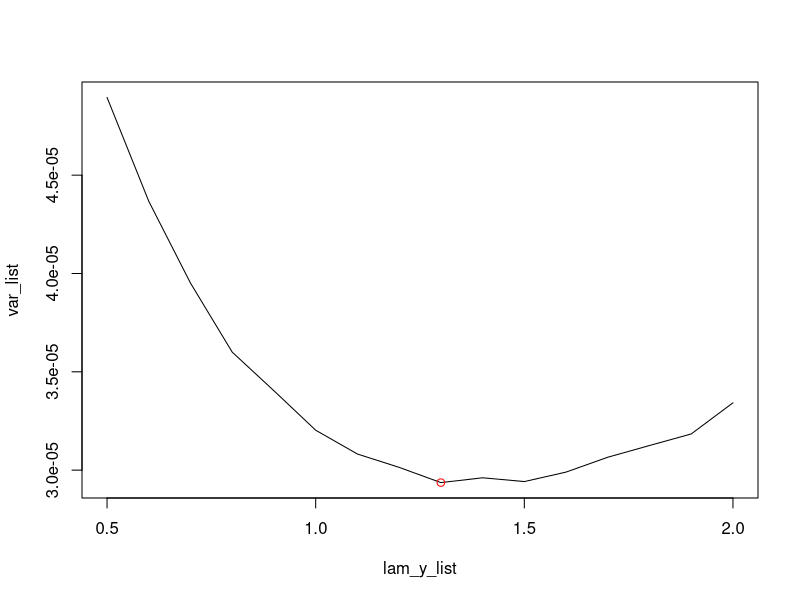

Source code (R):
## ---- chunk 1
knitr::opts_chunk$set(warning = FALSE, message = FALSE) 
## ---- chunk 2
n <- 10000

MC <- function(h,sim_x,sim_y){
  xs <- sim_x
  ys <- sim_y
  hs <- h(xs,ys)
  return(mean(hs))
}

f <- function(x, b, mean, sd) {
  1 / (sqrt(2 * pi * sd^2) * pnorm((mean - b) / sd)) *
    exp(-(x - mean)^2 / (2 * sd^2)) *
    (x >= b)
}

tr_norm <-function(n, b, mean, sd){
  M <- 1 / (sqrt(2 * pi * sd^2) * pnorm((mean - b) / sd))
  x <- numeric(0)
  while(length(x) < n){
    U <- runif(1)
    X <- rnorm(1, mean, sd)
    x <- append(x, X[U <= (f(X, b, mean, sd) / (M * dnorm(X)))])
  }
  return(x)
}

h <- function(x,y){
  return(2/3 * sqrt(4*pi) * sqrt((x+y) * (y > 0)) * sin(y**4) * (3<= y) * (x >= 2))
}

sim_x <- rexp(n,3/2)
sim_y <- tr_norm(n,2,0,2)

MC_trunc <- MC(h,sim_x,sim_y)
## ---- chunk 3
IS_trunc <- function(n,lam_y){
  x <- rexp(n,3/2)
  y <- rexp(n,lam_y) + 2
  estim <- sqrt(x+y) * sin(y**4) * 3/(2*lam_y) * exp((-y**2 / 4) + lam_y*(y-2)) * (x <= 5) 
  return(c(mean(estim), 1/n * var(estim)))
}
## ---- chunk 4
lam_y_list <- seq(0.5,2,0.1)
n <- 10000

var_list <- c()
for (lam_y in lam_y_list){
  Is <- IS_trunc(n,lam_y)
  var_list <- append(var_list, Is[2])
  var_list <- na.omit(var_list)
}

lam_star <- lam_y_list[which.min(var_list)]

plot(lam_y_list, var_list,type = 'l')
points(lam_star,min(var_list),col='red')
paste0("The optimal lambda is: ", lam_star)
## ---- chunk 5
library(microbenchmark)
n <- 10000
mat <- matrix(nrow=0 , ncol = 2)

for (k in 0:9){
  sim_x <- rexp(n,3/2)
  sim_y <- tr_norm(n,2,0,2)
  MC_trunc <- MC(h,sim_x,sim_y)
  test1 <- microbenchmark(MC_trunc)
  cost1 <- mean(test1$time)
  
  IS <- IS_trunc(n,lam_star)
  test2 <- microbenchmark(IS)
  cost2 <- mean(test2$time)
  
  cost <- c(cost1,cost2)
  mat <- rbind(mat,cost)
}

print(colMeans(mat))
